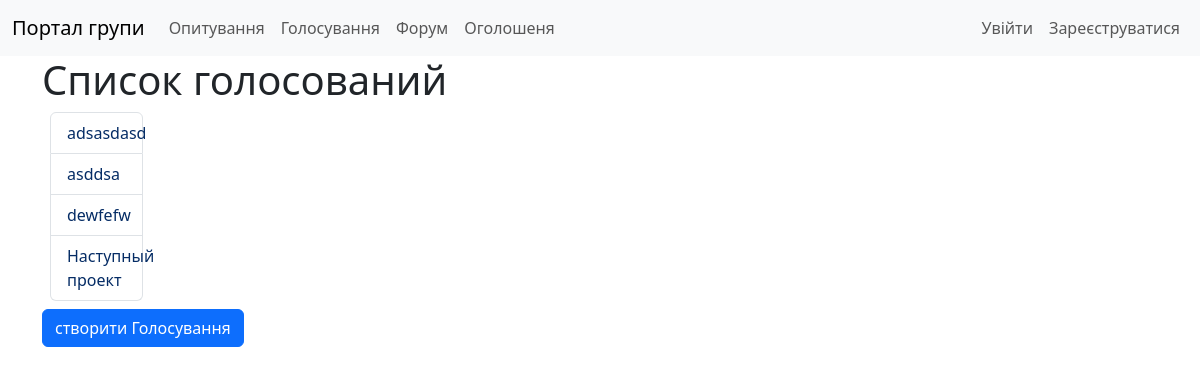
Screenshot of /vote/ with the database file from the repository.
### voting/models.py (models this page shows, shortened)
class Vote(models.Model):
    title = models.CharField(max_length=255)
    description = models.TextField()
    created_at = models.DateTimeField(auto_now_add=True)
    created_by = models.ForeignKey(User, on_delete=models.CASCADE, related_name="created_votes")

### voting/views.py (the view)
# urls.py: path("", views.vote_list, name="vote-list"),
def vote_list(request):
    votes = Vote.objects.all().order_by("-created_at")
    return render(request, "Voting/vote_list.html", {"votes": votes})

### templates/Voting/vote_list.html
{% extends 'base.html' %}
{% block content %}
    <h1>Список голосований</h1>
    <div class="col-1 m-2">
      <div class="list-group">
      {% for vote in votes %}
        <a class='list-group-item list-group-item-action text-primary-emphasis'href="{% url 'voting:vote-detail' vote.pk %}">{{ vote.title }}</a></li>
      {% endfor %}
    </div>
  </div>
    <a class="btn btn-primary" href="{% url 'voting:vote-create' %}">створити Голосування</a>
{% endblock %}

### rows the page displays
Vote: title "adsasdasd"
Vote: title "asddsa"
Vote: title "dewfefw"
Vote: title "Наступный проект"
